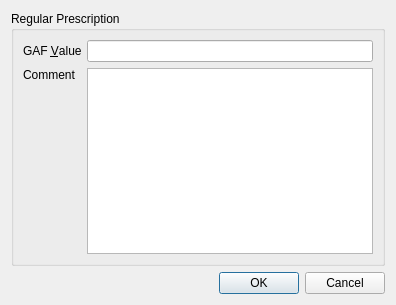
<?xml version="1.0" encoding="UTF-8"?>
<ui version="4.0">
 <class>GAFDialog</class>
 <widget class="QDialog" name="GAFDialog">
  <property name="geometry">
   <rect>
    <x>0</x>
    <y>0</y>
    <width>396</width>
    <height>305</height>
   </rect>
  </property>
  <property name="windowTitle">
   <string>Dialog</string>
  </property>
  <layout class="QVBoxLayout" name="verticalLayout">
   <item>
    <widget class="QGroupBox" name="groupBox">
     <property name="title">
      <string>Regular Prescription</string>
     </property>
     <layout class="QGridLayout" name="gridLayout">
      <item row="0" column="0">
       <widget class="QLabel" name="label">
        <property name="text">
         <string>GAF &amp;Value</string>
        </property>
        <property name="buddy">
         <cstring>gaf</cstring>
        </property>
       </widget>
      </item>
      <item row="0" column="1">
       <widget class="QLineEdit" name="gaf"/>
      </item>
      <item row="1" column="0">
       <layout class="QVBoxLayout" name="verticalLayout_2">
        <item>
         <widget class="QLabel" name="label_5">
          <property name="text">
           <string>Comment</string>
          </property>
         </widget>
        </item>
        <item>
         <spacer name="verticalSpacer">
          <property name="orientation">
           <enum>Qt::Vertical</enum>
          </property>
          <property name="sizeHint" stdset="0">
           <size>
            <width>20</width>
            <height>40</height>
           </size>
          </property>
         </spacer>
        </item>
       </layout>
      </item>
      <item row="1" column="1">
       <widget class="QTextEdit" name="comment"/>
      </item>
     </layout>
    </widget>
   </item>
   <item>
    <widget class="QDialogButtonBox" name="buttonBox">
     <property name="orientation">
      <enum>Qt::Horizontal</enum>
     </property>
     <property name="standardButtons">
      <set>QDialogButtonBox::Cancel|QDialogButtonBox::Ok</set>
     </property>
    </widget>
   </item>
  </layout>
 </widget>
 <resources/>
 <connections>
  <connection>
   <sender>buttonBox</sender>
   <signal>accepted()</signal>
   <receiver>GAFDialog</receiver>
   <slot>accept()</slot>
   <hints>
    <hint type="sourcelabel">
     <x>248</x>
     <y>254</y>
    </hint>
    <hint type="destinationlabel">
     <x>157</x>
     <y>274</y>
    </hint>
   </hints>
  </connection>
  <connection>
   <sender>buttonBox</sender>
   <signal>rejected()</signal>
   <receiver>GAFDialog</receiver>
   <slot>reject()</slot>
   <hints>
    <hint type="sourcelabel">
     <x>316</x>
     <y>260</y>
    </hint>
    <hint type="destinationlabel">
     <x>286</x>
     <y>274</y>
    </hint>
   </hints>
  </connection>
 </connections>
</ui>
